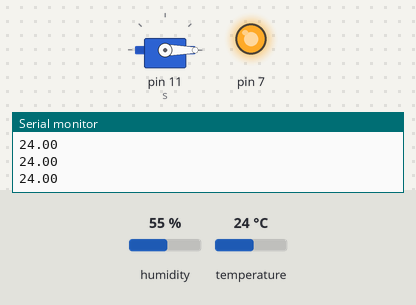
The sketch below on a simulated Arduino Uno, built with avr-gcc and run on an emulated ATmega328P. Shown: servo, output pins drawn as LEDs (lit = HIGH), the last lines printed to the serial monitor. The test bench sets the inputs (shaded band); at power-on: temperature 24 °C, humidity 55 %.

Above: at 1.2 s.
1.3 s: temperature set to 33 °C
At 2.5 s:
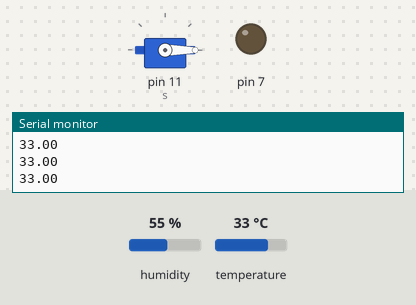
2.8 s: temperature set to 30 °C
At 3.5 s:
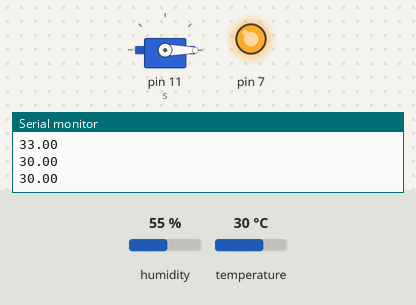
4.4 s: temperature set to 41 °C
At 5.2 s:
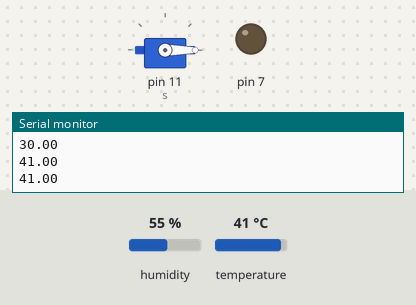
Timing chart, 0 to 7.4 s (numbered marks = the images above; inputs shaded):
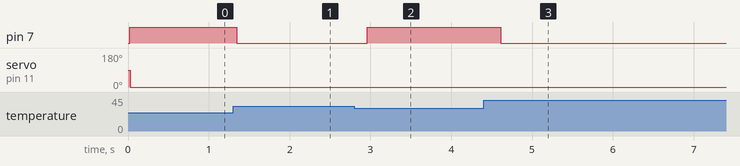

Measured:
- the behaviour switches between 32 and 31 °C on temperature (found by bisection; images 1 and 2)
- after the input at 1.3 s, pin 7: HIGH → LOW after 0.05 s
- after the input at 2.8 s, pin 7: LOW → HIGH after 0.16 s
- after the input at 4.4 s, pin 7: HIGH → LOW after 0.22 s

The sketch:

Home_Automation.ino
```cpp
#include <dht.h>
#include <Servo.h>
dht DHT;
Servo s;
int pos=0;
void setup() {
//select Outoput pins
pinMode(7,OUTPUT);
//Serial Monitor Initialization
Serial.begin(9600);
//Output pin for the servo
s.attach(11);
}

void loop() {
  // put your main code here, to run repeatedly:
  /*
  //code for alternating blinking of three led.
  digitalWrite(7,HIGH);
  delay(100);
  digitalWrite(7,LOW);
  delay(100);
  digitalWrite(5,HIGH);
  delay(100);
  digitalWrite(5,LOW);
  delay(100);
  digitalWrite(2,HIGH);
  delay(100);
  digitalWrite(2,LOW);
  */

  /*
  //code for displaying temperature and humidity sensed by DHT on the serial monitor
  Serial.print("Temperature = ");
  Serial.println(DHT.temperature);
  Serial.print("Humidity = ");
  Serial.println(DHT.humidity);
  delay(300);
  */
  /*Code for checking temperature and blinking different led as per the temperature value also rotating
   the servo by 45 degrees whwn temperature is under 32 degrees */
  int chk = DHT.read11(10);
  Serial.println(DHT.temperature);
  if(DHT.temperature<32){

    digitalWrite(7,HIGH);//for turning on one led
    digitalWrite(2,LOW);//for turning of one led
    digitalWrite(5,LOW);
  for(pos=0;pos<=45;pos++){
  s.write(pos); //for rotating the servo
  }
  for(pos=45;pos>=0;pos--){
  s.write(pos);
  }
  }
   else if(DHT.temperature>32&&DHT.temperature<=34){
    digitalWrite(5,HIGH);
    digitalWrite(2,LOW);
  digitalWrite(7,LOW);
   }
   else if(DHT.temperature>34){
   digitalWrite(2,HIGH);
   digitalWrite(7,LOW);
  digitalWrite(5,LOW);
   }
     delay(300);
   }
```
